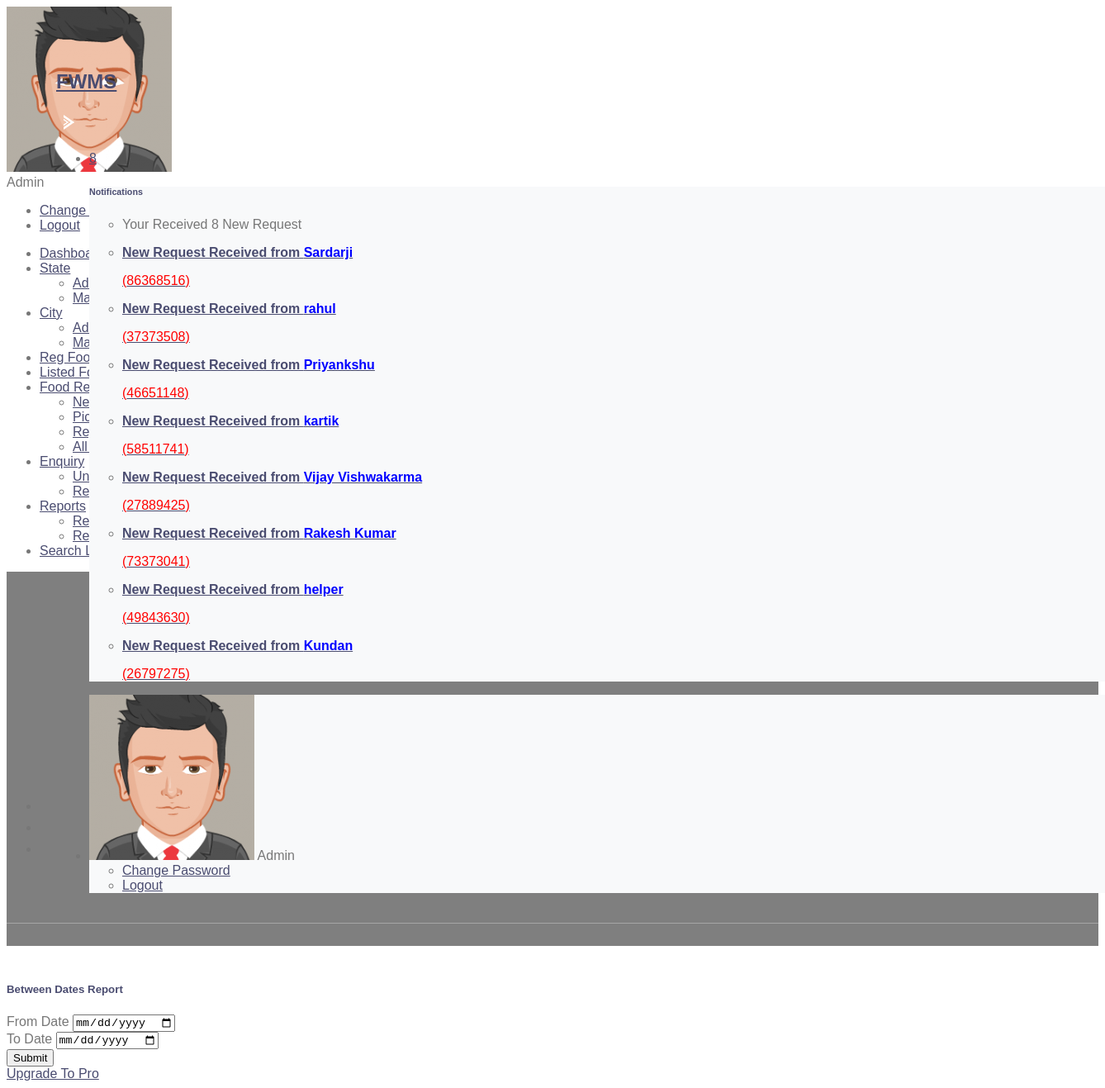
The page /reportDonatedFood (signed in) on the database its author committed.
### foodwaste/models.py (models this page shows, shortened)
class Foodrequests(models.Model):
    food = models.ForeignKey(Food, on_delete=models.CASCADE, null=True)
    requestNumber = models.CharField(max_length=150, null=True)
    fullName = models.CharField(max_length=250, null=True)
    mobileNumber = models.CharField(max_length=15, null=True)
    message = models.CharField(max_length=350, null=True)
    requestDate = models.DateTimeField(auto_now_add=True)
    status = models.CharField(max_length=50, null=True) #tobc
    donorRemark = models.CharField(max_length=250, null=True)
    requestCompletionDate = models.DateField(null=True)

### foodwaste/views.py (the view)
# urls.py: path('reportDonatedFood', reportDonatedFood, name='reportDonatedFood'),
def reportDonatedFood(request):
    if not request.user.is_authenticated:
        return redirect('admin_login')
    if request.method == "POST":
        fd = request.POST['fromDate']
        td = request.POST['toDate']
        food = Food.objects.filter(Q(CreationDate__gte=fd) & Q(CreationDate__lte=td))
        return render(request, 'admin/reportdonatedbtwdates.html', locals())
    return render(request, 'admin/reportDonatedFood.html')

### foodwaste/templatetags/custom_tag.py (called while the page is built)
@register.filter(name = 'notification')
def notification(obj):
    foodrequest  = Foodrequests.objects.filter(status=None)
    return foodrequest

@register.simple_tag()
def notificationcount(*args, **kwargs):
    foodrequestcount  = Foodrequests.objects.filter(status=None).count()
    return foodrequestcount

### foodwaste/templates/admin/reportDonatedFood.html (shortened to what this page needs)
{% extends 'admin_base.html' %}
{% load static %}
{% block main %}
<section class="pcoded-main-container">
    <div class="pcoded-content">
        <div class="page-header">
            <div class="page-block">
                <div class="row align-items-center">
                    <div class="col-md-12">
                        <div class="page-header-title">
                            <h5 class="m-b-10">Between Dates Report Donated Food</h5>
                        </div>
                        <ul class="breadcrumb">
                            <li class="breadcrumb-item"><a href="{% url 'dashboard' %}"></a></li>
                            <li class="breadcrumb-item"><a href="">Reports</a></li>
                            <li class="breadcrumb-item"><a href="">Report of Donated Food</a></li>
                        </ul>
                    </div>
                </div>
            </div>
        </div>
        <div class="row">
            <div class="col-sm-12">
                <div class="card">
                    <div class="card-header">
                        <h5>Between Dates Report</h5>
                    </div>
                    <div class="card-body">
                        <form method="post">
                            <div class="form-group">
                                <label>From Date</label>
                                <input type="date" name="fromDate" class="form-control" required>
                            </div>
                            <div class="form-group">
                                <label>To Date</label>
                                <input type="date" name="toDate" class="form-control" required>
                            </div>
                            <button type="submit" class="btn btn-primary">Submit</button>
                        </form>
                    </div>
                </div>
            </div>
        </div>
    </div>
</section>
{% endblock %}

### foodwaste/templates/admin_base.html (shortened to what this page needs)
{% load static %}
{% load custom_tag %}
<!DOCTYPE html>
<html lang="en">
<head>
    <link rel="stylesheet" href="{% static 'assets/css/style.css' %}">
</head>
<body class="">
<nav class="pcoded-navbar  ">
    <div class="navbar-wrapper  ">
        <div class="navbar-content scroll-div ">
            <div class="">
                <div class="main-menu-header">
                    <img class="img-radius" src="{% static 'assets/images/user/avatar-2.png' %}" alt="User-Profile-Image">
                    <div class="user-details">
                        <div id="more-details">Admin</div>
                    </div>
                </div>
                <div class="collapse" id="nav-user-link">
                    <ul class="list-unstyled">
                        <li class="list-group-item"><a href="{% url 'changePassword' %}">Change Password</a>
                        </li>
                        <li class="list-group-item"><a href="/logout">Logout</a></li>
                    </ul>
                </div>
            </div>
            <ul class="nav pcoded-inner-navbar ">
                <li class="nav-item">
                    <a href="{% url 'dashboard' %}" class="nav-link "><span class="pcoded-micon"></span><span
                            class="pcoded-mtext">Dashboard</span></a>
                </li>
                <li class="nav-item pcoded-hasmenu">
                    <a href="#" class="nav-link "><span class="pcoded-micon"></span><span
                            class="pcoded-mtext">State</span></a>
                    <ul class="pcoded-submenu">
                        <li><a href="{% url 'addState' %}">Add State</a></li>
                        <li><a href="{% url 'manageState' %}">Manage State</a></li>
                    </ul>
                </li>
                <li class="nav-item pcoded-hasmenu">
                    <a href="#" class="nav-link "><span class="pcoded-micon"></span><span
                            class="pcoded-mtext">City</span></a>
                    <ul class="pcoded-submenu">
                        <li><a href="{% url 'addCity' %}">Add City</a></li>
                        <li><a href="{% url 'manageCity' %}">Manage City</a></li>
                    </ul>
                </li>
                <li class="nav-item">
                    <a href="{% url 'regFoodDonor' %}" class="nav-link "><span class="pcoded-mtext">Reg Food Donor</span></a>
                </li>
                <li class="nav-item">
                    <a href="{% url 'listedFood' %}" class="nav-link "><span class="pcoded-mtext">Listed Food</span></a>
                </li>
                <li class="nav-item pcoded-hasmenu">
                    <a href="#" class="nav-link "><span class="pcoded-mtext">Food Request</span></a>
                    <ul class="pcoded-submenu">
                        <li><a href="{% url 'newRequest' %}">New Request</a></li>
                        <li><a href="{% url 'completeRequest' %}">Picked/Take Away/Completed</a></li>
                        <li><a href="{% url 'rejectRequest' %}">Rejected Request</a></li>
                        <li><a href="{% url 'allRequest' %}">All Request</a></li>
                    </ul>
                </li>
                <li class="nav-item pcoded-hasmenu">
                    <a href="#" class="nav-link "><span class="pcoded-micon"></span><span
                            class="pcoded-mtext">Enquiry</span></a>
                    <ul class="pcoded-submenu">
                        <li><a href="{% url 'unreadEnquiry' %}">Unread Enquiry</a></li>
                        <li><a href="{% url 'readEnquiry' %}">Read Enquiry</a></li>
                    </ul>
                </li>
                <li class="nav-item pcoded-hasmenu">
                    <a href="#" class="nav-link "><span class="pcoded-micon"></span><span
                            class="pcoded-mtext">Reports</span></a>
                    <ul class="pcoded-submenu">
                        <li><a href="{% url 'reportDonatedFood' %}">Report of Donated Food</a></li>
                        <li><a href="{% url 'reportregfoodDonor' %}">Report of Reg Food Donor</a></li>
                    </ul>
                </li>
                <li class="nav-item">
                    <a href="{% url 'searchFood' %}" class="nav-link "><span class="pcoded-mtext">Search Listed Food</span></a>
                </li>
            </ul>
        </div>
    </div>
</nav>
<header class="navbar pcoded-header navbar-expand-lg navbar-light header-dark">
    <div class="m-header">
        <a href="#!" class="b-brand">
            <h2>FWMS</h2>
            <img src="{% static 'assets/images/logo-icon.png' %}" alt="" class="logo-thumb">
        </a>
    </div>
    <div class="collapse navbar-collapse">
        <ul class="navbar-nav ml-auto">
            <li>
                <div class="dropdown">
                    <a class="dropdown-toggle" href="#" data-toggle="dropdown">
                        <span class="badge badge-pill badge-danger">{% notificationcount %}</span>
                    </a>
                    <div class="dropdown-menu dropdown-menu-right notification">
                        <div class="noti-head">
                            <h6 class="d-inline-block m-b-0">Notifications</h6>
                        </div>
                        <ul class="noti-body">
                            <li class="n-title">
                                <p class="m-b-0">Your Received {% notificationcount %} New Request</p>
                            </li>
                            {% for i in ""|notification %}
                            <li class="notification">
                                <a href="{% url 'newRequest' %}">
                                <div class="media">
                                    <div class="media-body">
                                        <p><strong>New Request Received from <span style="color: blue">{{i.fullName}}</span></strong></p>
                                        <p style="color: red;">({{i.requestNumber}})</p>
                                    </div>
                                </div> </a>
                            </li>
                            {% empty %}
                            <li style="text-align : center">No Records Found</li>
                            {% endfor %}
                        </ul>
                    </div>
                </div>
            </li>
            <li>
                <div class="dropdown drp-user">
                    <div class="dropdown-menu dropdown-menu-right profile-notification">
                        <div class="pro-head">
                            <img src="{% static 'assets/images/user/avatar-2.png' %}" class="img-radius" alt="User-Profile-Image">
                            <span>Admin</span>
                        </div>
                        <ul class="pro-body">
                            <li><a href="{% url 'changePassword' %}" class="dropdown-item"> Change Password</a></li>
                            <li><a href="/logout" class="dropdown-item"> Logout</a></li>
                        </ul>
                    </div>
                </div>
            </li>
        </ul>
    </div>
</header>
{% block main %}
{% endblock %}
</body>
</html>

### foodwaste/static/css/style.css (style rules this page uses)
body { color: #777777; font-weight: 500; background: #ffffff; font-family: 'Quicksand', sans-serif; }
h1, h2, h3, h4, h5, h6 { color: #4a4c70; }
a { color: #4a4c70; transition: .3s; }
.navbar { position: relative; transition: .5s; z-index: 999; }
.navbar .dropdown-menu { margin-top: 0; border: 0; border-radius: 0; background: #f8f9fa; }
@media (min-width: 992px) { .navbar { position: absolute; width: 100%; top: 45px; padding: 20px 60px; background: transparent !important; border-bottom: 1px solid rgba(255, 255, 255, .3); z-index: 9; } }
.page-header { position: relative; margin-bottom: 45px; padding: 210px 0 90px 0; text-align: center; background: linear-gradient(rgba(0, 0, 0, .5), rgba(0, 0, 0, .5)), url(../img/page-header.jpg); background-attachment: fixed; background-position: center; background-repeat: no-repeat; background-size: cover; }
.page-header a { position: relative; padding: 0 12px; font-size: 22px; color: #ffffff; }
.page-header a::after { position: absolute; content: "/"; width: 8px; height: 8px; top: -2px; right: -7px; text-align: center; color: #ffffff; }
.page-header a:last-child::after { display: none; }

### rows shown on the page
Foodrequests: fullName "Sardarji", requestNumber "86368516"
Foodrequests: fullName "rahul", requestNumber "37373508"
Foodrequests: fullName "Priyankshu", requestNumber "46651148"
Foodrequests: fullName "kartik", requestNumber "58511741"
Foodrequests: fullName "Vijay Vishwakarma", requestNumber "27889425"
Foodrequests: fullName "Rakesh Kumar", requestNumber "73373041"
Foodrequests: fullName "helper", requestNumber "49843630"
Foodrequests: fullName "Kundan", requestNumber "26797275"
